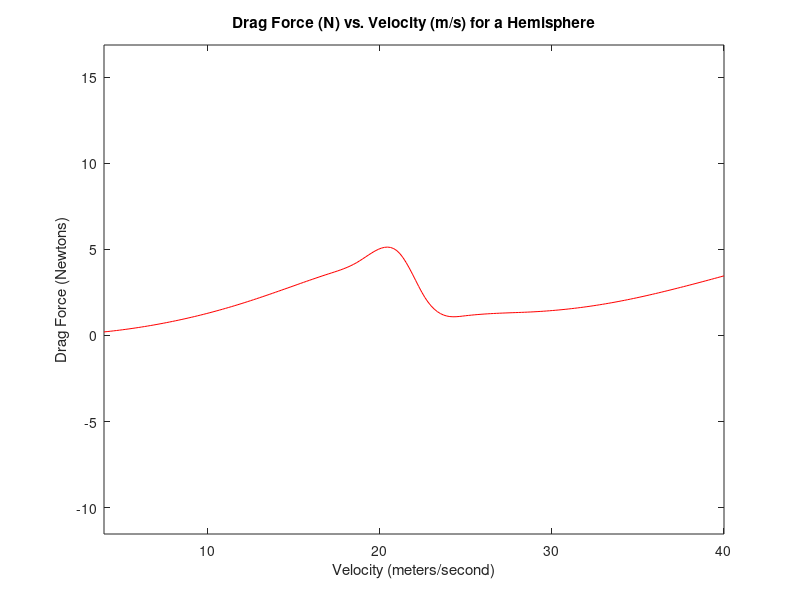

The MATLAB script that drew this image:
%% ENGR 204 - Numerical Methods: Spring '18
%% Pogramming Assignment #5 - Problem 2
%A script that graphs the drag force of a sphere as a function of velocity for
%v=4m/s to v=40m/s based on the Reynolds number and drag coefficient (cd)
%for each specific value of v.
 
%Given values of the Reynolds Numbers (R) and the corresponding drag
%coefficient values (cd).
R=[2 5.8 16.8 27.2 29.9 33.9 36.3 40 46 60 100 200 400].*10^4;
cd=[0.52 0.52 0.52 0.5 0.49 0.44 0.18 0.074 0.067 0.08 0.12 0.16 0.19];

%Given values
rho=1.3; %Density of the fluid through which it passes through
mu=1.78*10^(-5); %Dynamic viscosity
diameter=0.22; %Diameter of the hemisphere in meters
frontalArea=pi*(diameter/2)^2; %Frontal area of hemisphere

%Cubic spline not-a-knot end condition estimate to find cd values
velocityVals=linspace(4,40,200);
RVals=(rho.*velocityVals.*diameter)./mu;
spline1=spline(R,cd,RVals);

%Calculate drag force after solving for cd values
dragForce=0.5*rho.*(velocityVals.^2)*frontalArea.*spline1;

%Plot
plot(velocityVals,dragForce,'r');
title('Drag Force (N) vs. Velocity (m/s) for a Hemisphere');
xlabel('Velocity (meters/second)');
ylabel('Drag Force (Newtons)');
axis('equal')